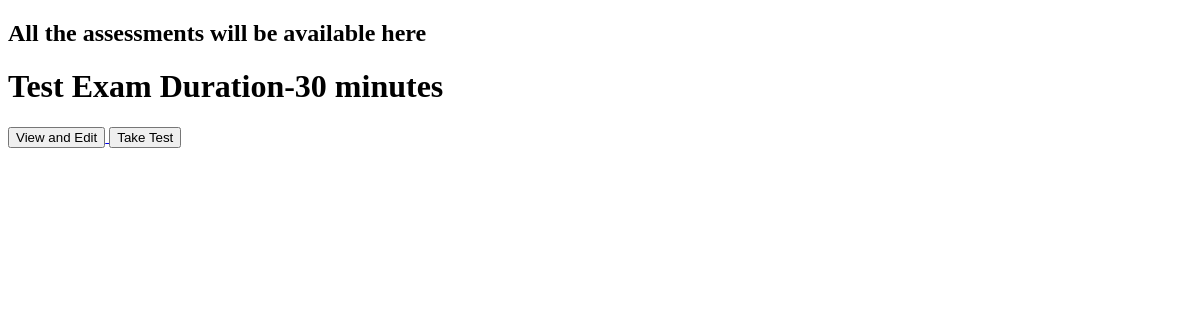
Before: /assessments/ with the older database file.
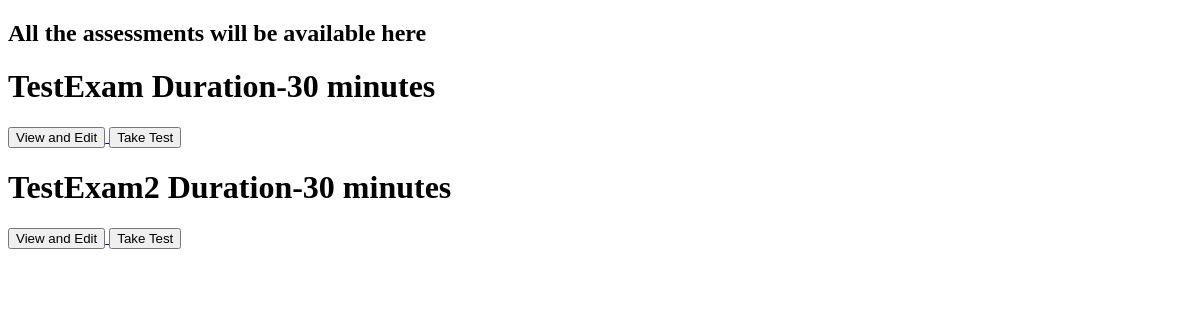
After: the same page with the newer database file.
### quiz/models.py (models this page shows)
class Assessment(models.Model):
    user = models.ForeignKey(User, null = False, on_delete = models.CASCADE)
    name = models.CharField(max_length = 255, default="Exam")
    duration = models.IntegerField()
    time = models.DateTimeField(auto_now_add=True)
    def __str__(self):
        return(self.name)

### quiz/views.py (the view)
# urls.py: path('assessments/', assessments , name="home"),
def assessments(request):
    exams = Assessment.objects.all()
    return render(request, 'assessments.html', {'exams':exams})

### quiz/templates/assessments.html
{% extends 'base.html' %} {% block content %}
<h2>All the assessments will be available here</h2>
{% for exam in exams %}
<h1>
  <span> {{exam}} Duration-{{exam.duration}} minutes </span>
</h1>
<a href="./view/{{exam}}">
  <button>View and Edit</button>
</a>
<button>Take Test</button>
{% endfor %} {% endblock content %}

### quiz/templates/base.html (shortened to what this page needs)
<!DOCTYPE html>
<html lang="en">
  <head>
  </head>
  <body>
    {% block content %}{% endblock content %}
  </body>
</html>

Changed rows visible on the page:
changed Assessment: name "Test Exam" → "TestExam"
added Assessment: name "TestExam2", duration "30"
